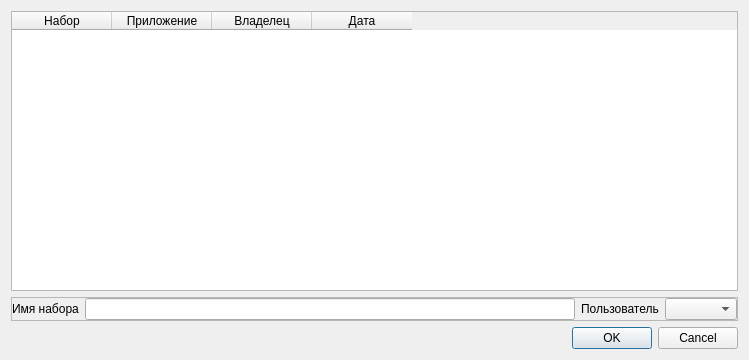
<?xml version="1.0" encoding="UTF-8"?>
<ui version="4.0">
 <class>Dialog</class>
 <widget class="QDialog" name="Dialog">
  <property name="geometry">
   <rect>
    <x>0</x>
    <y>0</y>
    <width>749</width>
    <height>360</height>
   </rect>
  </property>
  <property name="windowTitle">
   <string>Список наборов</string>
  </property>
  <layout class="QVBoxLayout" name="verticalLayout">
   <item>
    <widget class="QTableWidget" name="tableWidget">
     <property name="editTriggers">
      <set>QAbstractItemView::NoEditTriggers</set>
     </property>
     <property name="selectionMode">
      <enum>QAbstractItemView::SingleSelection</enum>
     </property>
     <property name="selectionBehavior">
      <enum>QAbstractItemView::SelectRows</enum>
     </property>
     <property name="sortingEnabled">
      <bool>true</bool>
     </property>
     <attribute name="horizontalHeaderShowSortIndicator" stdset="0">
      <bool>true</bool>
     </attribute>
     <column>
      <property name="text">
       <string>Набор</string>
      </property>
     </column>
     <column>
      <property name="text">
       <string>Приложение</string>
      </property>
     </column>
     <column>
      <property name="text">
       <string>Владелец</string>
      </property>
     </column>
     <column>
      <property name="text">
       <string>Дата</string>
      </property>
     </column>
    </widget>
   </item>
   <item>
    <widget class="QFrame" name="frame">
     <property name="frameShape">
      <enum>QFrame::StyledPanel</enum>
     </property>
     <property name="frameShadow">
      <enum>QFrame::Raised</enum>
     </property>
     <layout class="QHBoxLayout" name="horizontalLayout">
      <property name="leftMargin">
       <number>0</number>
      </property>
      <property name="topMargin">
       <number>0</number>
      </property>
      <property name="rightMargin">
       <number>0</number>
      </property>
      <property name="bottomMargin">
       <number>0</number>
      </property>
      <item>
       <widget class="QLabel" name="mListNameLabel">
        <property name="text">
         <string>Имя набора</string>
        </property>
       </widget>
      </item>
      <item>
       <widget class="QLineEdit" name="mListNameEdit">
        <property name="readOnly">
         <bool>true</bool>
        </property>
       </widget>
      </item>
      <item>
       <widget class="QLabel" name="label">
        <property name="text">
         <string>Пользователь</string>
        </property>
       </widget>
      </item>
      <item>
       <widget class="QComboBox" name="mUsersComboBox"/>
      </item>
     </layout>
    </widget>
   </item>
   <item>
    <widget class="QDialogButtonBox" name="buttonBox">
     <property name="orientation">
      <enum>Qt::Horizontal</enum>
     </property>
     <property name="standardButtons">
      <set>QDialogButtonBox::Cancel|QDialogButtonBox::Ok</set>
     </property>
    </widget>
   </item>
  </layout>
 </widget>
 <resources/>
 <connections>
  <connection>
   <sender>buttonBox</sender>
   <signal>accepted()</signal>
   <receiver>Dialog</receiver>
   <slot>accept()</slot>
   <hints>
    <hint type="sourcelabel">
     <x>257</x>
     <y>345</y>
    </hint>
    <hint type="destinationlabel">
     <x>157</x>
     <y>274</y>
    </hint>
   </hints>
  </connection>
  <connection>
   <sender>buttonBox</sender>
   <signal>rejected()</signal>
   <receiver>Dialog</receiver>
   <slot>reject()</slot>
   <hints>
    <hint type="sourcelabel">
     <x>325</x>
     <y>345</y>
    </hint>
    <hint type="destinationlabel">
     <x>286</x>
     <y>274</y>
    </hint>
   </hints>
  </connection>
 </connections>
</ui>
